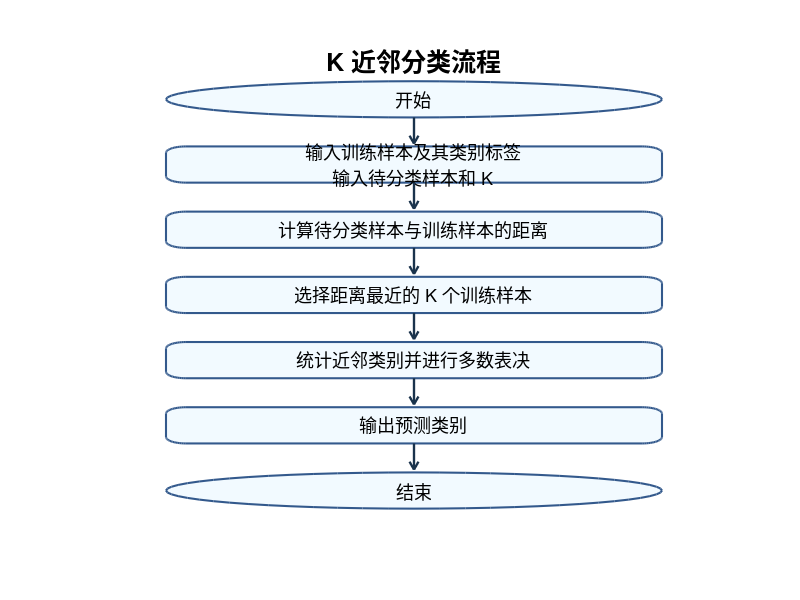

The MATLAB source for this figure:
close all;
figure('Color','w','Position',[100 100 700 950]);
axis([0 10 1.2 14.7]);
axis off;
hold on;
nodes = {'开始',sprintf('输入训练样本及其类别标签\n输入待分类样本和 K'),'计算待分类样本与训练样本的距离','选择距离最近的 K 个训练样本','统计近邻类别并进行多数表决','输出预测类别','结束'};
ys = [12.7 10.9 9.1 7.3 5.5 3.7 1.9];
text(5,14.25,'K 近邻分类流程','HorizontalAlignment','center','FontSize',18,'FontWeight','bold');
for i = 1:numel(nodes)
    if i == 1 || i == numel(nodes)
        curve = [1 1];
    else
        curve = [0.08 0.35];
    end
    rectangle('Position',[1 ys(i) 8 1], 'Curvature',curve, 'EdgeColor',[0.2 0.35 0.55], 'FaceColor',[0.95 0.98 1], 'LineWidth',1.5);
    text(5,ys(i)+0.5,nodes{i},'HorizontalAlignment','center','VerticalAlignment','middle','FontSize',13);
    if i < numel(nodes)
        quiver(5,ys(i),0,-0.72,0,'Color',[0.1 0.2 0.3],'LineWidth',1.7,'MaxHeadSize',0.18);
    end
end
hold off;
